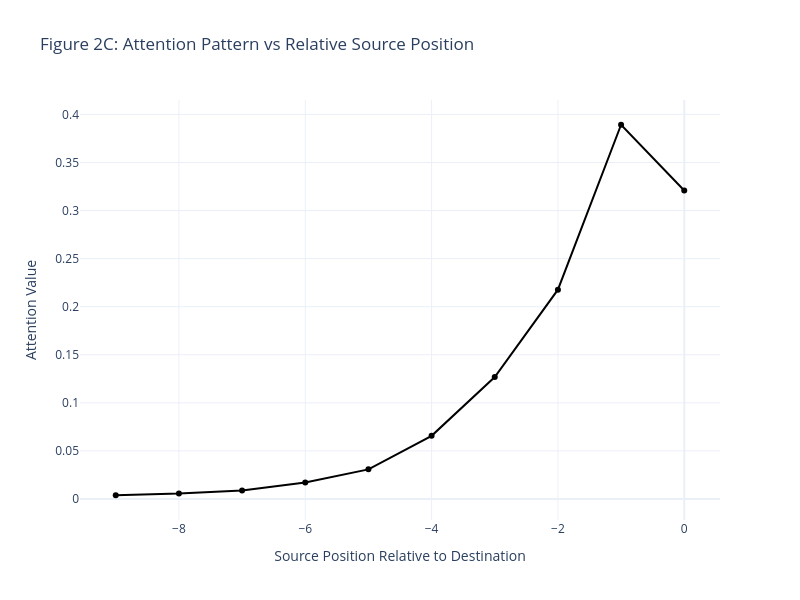

The notebook cell this image was saved under:
### Code cell
plot_attention_decay(model, num_seqs=50, layer_idx=0, head_idx=1)

### Figure 1 — Plotly figure (JSON) as saved in the notebook; plotly's stock layout.template omitted (floating-point values rounded to 4 significant figures)
{"data": [{"line": {"color": "black", "width": 2}, "mode": "lines+markers", "name": "Actual Attention", "type": "scatter", "x": [-9, -8, -7, -6, -5, -4, -3, -2, -1, 0], "y": [0.003873, 0.005592, 0.008862, 0.01707, 0.03081, 0.06569, 0.1269, 0.2177, 0.3892, 0.3209]}], "layout": {"height": 600, "title": {"text": "Figure 2C: Attention Pattern vs Relative Source Position"}, "width": 800, "xaxis": {"title": {"text": "Source Position Relative to Destination"}}, "yaxis": {"title": {"text": "Attention Value"}}}}
